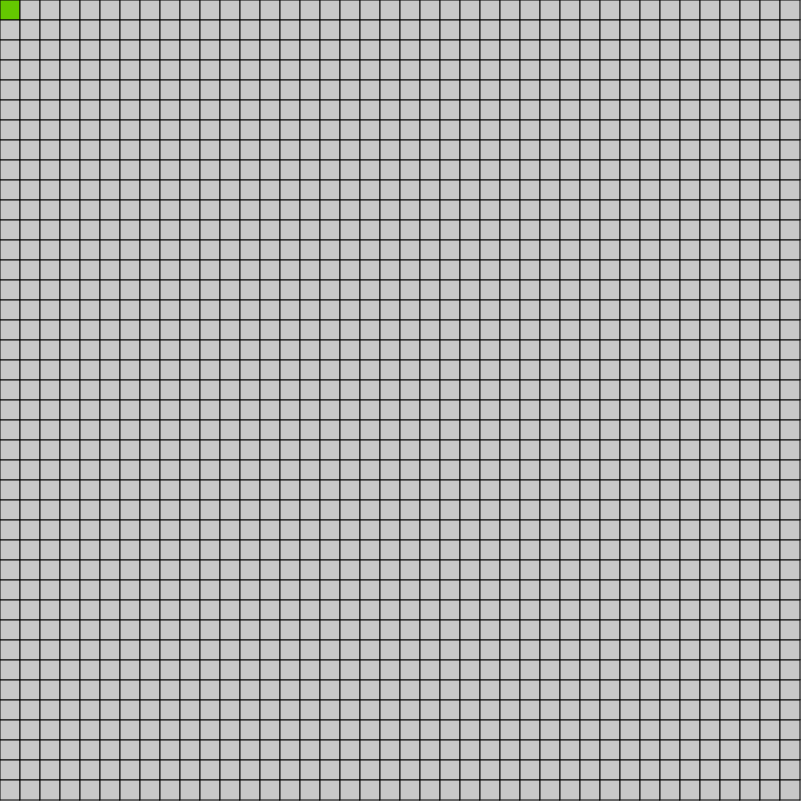
Frame 1 (no input)
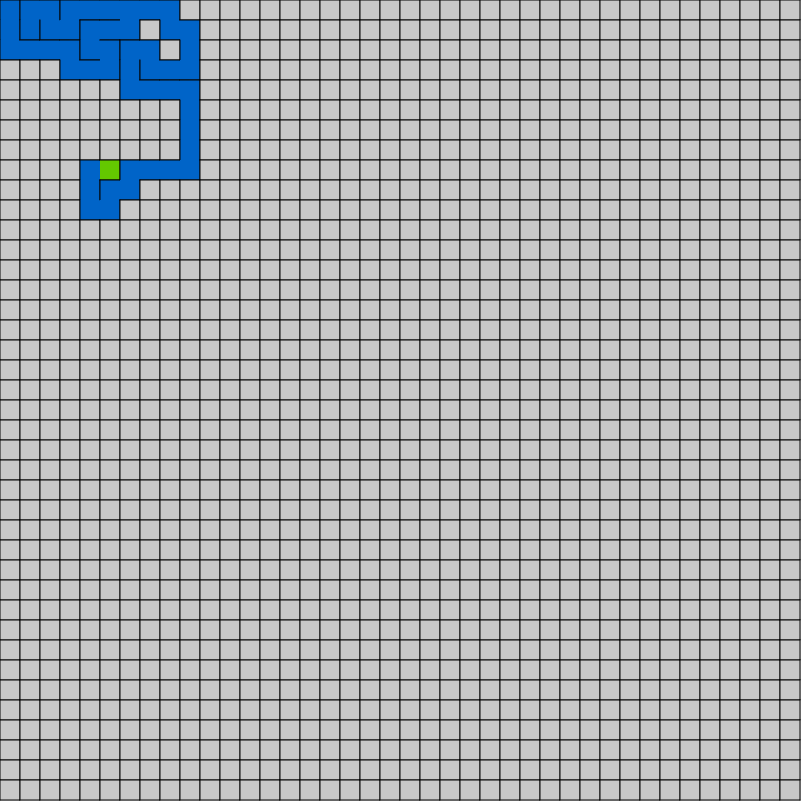
Frame 60 (no input)
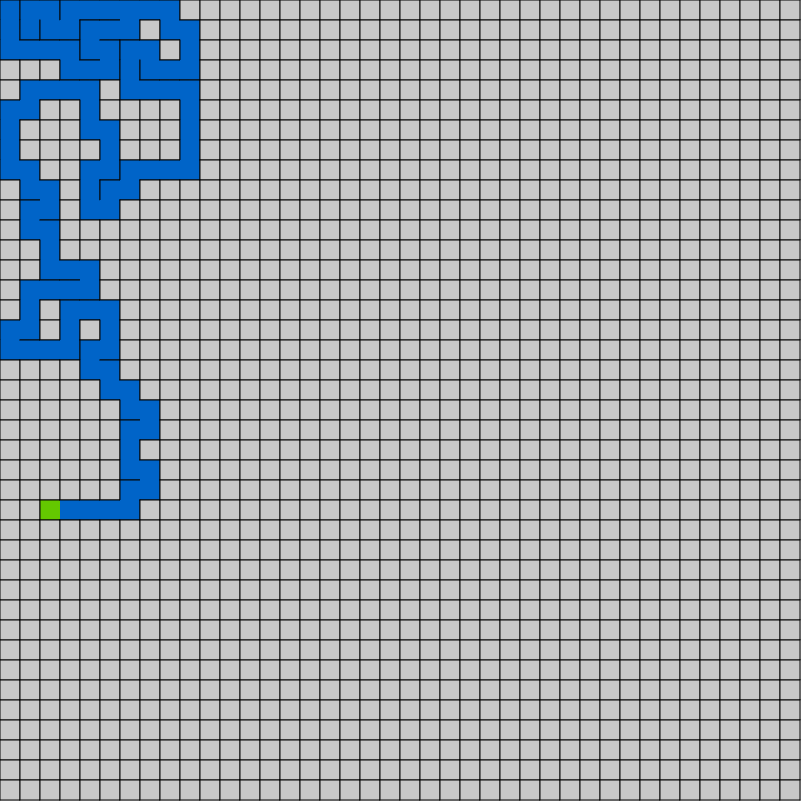
Frame 120 (the mouse pressed at the canvas centre since frame 60)

The p5.js sketch that drew these frames (run headless with seeded random() and noise() and a simulated clock; from frame 60 on, the mouse is pressed at the canvas centre):

// p5.js sketch
// ── sketch.js
let grid = [];
let cwh = 800;
let delta = 20;
let cellSize = cwh / delta;

let current;
let path = [];
let done = false;

function setup() {
	createCanvas(cwh + 1,cwh + 1);
	
	// fill the grid with cell objects
	for (let i = 0; i < cellSize; i++) {
		grid[i] = [];
		for (let j = 0; j < cellSize; j++) {
			// put a cell in this new array
			grid[i][j] = Cell(i * delta,j * delta);
		}
	}
	current = grid[0][0];
}

function draw() {
	background(200);
	
	// mark the current cell as visited
	current.visited = true;
	current.current = true;

	// draw cells
	for (let i = 0; i < cellSize; i++) {
		for (let j = 0; j < cellSize; j++) {
			grid[i][j].drawLines();
		}
	}

	current.current = false;

	// find a random neighbor
	let next = current.randomNeighbor();

	// if next is equal to null
	if (next == null) {
		// make current the last one in the path
		current = path.pop();
	} else {
		// put current on the path
		path.push(current);

		// destroy walls
		removeWalls(current, next);

		// make next current
		current = next;
	}
	if (done) {
		noLoop();
	}
	if (path.length <= 0) {
		//noLoop();
		done = true;
	}
}



// Objects
function Cell(x, y) {
	var obj = {};
	obj.x = x;
	obj.y = y;
	obj.i = x / delta;
	obj.j = y / delta;
	obj.walls = { top: true, left: true, bottom: true, right: true };
	obj.visited = false;
	obj.current = false;
	
	obj.drawLines = function() {
		// draw rect for color
		fill(200);
		if (obj.visited)
			fill(0,100,200);
		if (obj.current)
			fill(100,200,0);
		noStroke();
		rect(this.x, this.y, this.x + delta, this.y + delta);

		stroke(4);
		// top line
		if (obj.walls.top) 
			line(this.x, this.y, this.x + delta, this.y);
		// left line
		if (obj.walls.left) 
			line(this.x, this.y, this.x, this.y + delta);
		// draw bottom line
		if (obj.walls.bottom)
			line(this.x, this.y + delta, this.x + delta, this.y + delta);
		// right line
		if (obj.walls.right)
			line(this.x + delta, this.y, this.x + delta, this.y + delta);
	}

	obj.randomNeighbor = function() {
		let neighbors = [];
		let numNeighbors = 0;
		console.log(this.i,this.j);
		// finds neighbors and returns one of them randomly
		if (this.i > 0 && !(grid[this.i - 1][this.j]).visited) {
			// has a top neighbor
			neighbors.push(grid[this.i - 1][this.j]);
			numNeighbors++;
		}
		if (this.i < cellSize - 1 && !(grid[this.i + 1][this.j]).visited) {
			// has a right neighbor
			neighbors.push(grid[this.i + 1][this.j]);
			numNeighbors++;
		}
		if (this.j > 0 && !(grid[this.i][this.j - 1]).visited) {
			// has a top neighbor
			neighbors.push(grid[this.i][this.j - 1]);
			numNeighbors++;
		}
		if (this.j < cellSize - 1 && !(grid[this.i][this.j + 1]).visited) {
			// has a bottom neighbor
			neighbors.push(grid[this.i][this.j + 1]);
			numNeighbors++;
		}
		// pick a random index
		if (numNeighbors == 0) {
			return null;
		}
		return neighbors[Math.floor(Math.random() * numNeighbors)];
	}

	return obj;
}

// remove walls from Cells
function removeWalls(cell1, cell2) {
	// subtract x,y position to determine position of cells
	if (cell1.x - cell2.x < 0) {
		// if this is negative, then cell1 is to the left of cell2 : [1][2]
		// remove the right wall of cell1
		cell1.walls.right = false;
		// remove the left wall of cell2
		cell2.walls.left = false;
	} else if (cell2.x - cell1.x < 0) {
		// if this is negative, then cell2 is to the left of cell1 : [2][1]
		// remove the right wall of cell2
		cell2.walls.right = false;
		// remove the left wall of cell1
		cell1.walls.left = false;
	} else if (cell1.y - cell2.y < 0) {
		// if this is negative, then cell1 is above cell2 : [1]/[2]
		// remove the bottom wall of cell1
		cell1.walls.bottom = false;
		// remove the top wall of cell2
		cell2.walls.top = false;
	} else if (cell2.y - cell1.y < 0) {
		// if this is negative, then cell2 is above cell1 : [2]/[1]
		// remove the bottom wall of cell2
		cell2.walls.bottom = false;
		// remove the top wall of cell1
		cell1.walls.top = false;
	}
}
